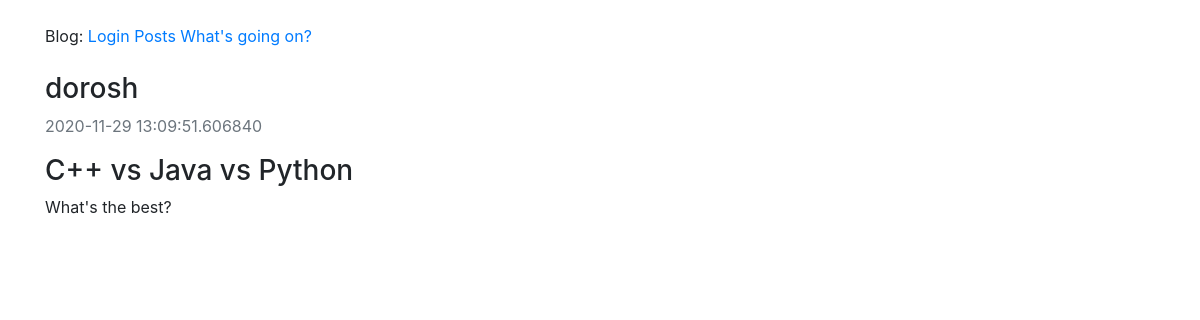
Screenshot of /posts/6/ with the database file from the repository.
### app/models.py (models this page shows, shortened)
class User(UserMixin, db.Model):
    id = db.Column(db.Integer, primary_key=True)
    username = db.Column(db.String(64), index=True, unique=True)
    email = db.Column(db.String(120), index=True, unique=True)
    image_file = db.Column(db.String(20), nullable=False, default = 'default.jpg')
    about_me = db.Column(db.String(200), nullable=True)
    last_seen = db.Column(db.DateTime, default=datetime.utcnow)
    password_hash = db.Column(db.String(128))
    admin = db.Column(db.Boolean, default=False)
    posts = db.relationship('Post', backref='author', lazy='dynamic')

class Post(db.Model):
    id = db.Column(db.Integer, primary_key=True)
    title = db.Column(db.String(100), nullable=False)
    body = db.Column(db.String(140), nullable=False)
    timestamp = db.Column(db.DateTime, index=True, default=datetime.utcnow, nullable=False)
    user_id = db.Column(db.Integer, db.ForeignKey('user.id'))

### app/blueprints/posts/views.py (the view)
@pb.route('/posts/<int:post_id>/', methods=['GET'])
def get_post(post_id):
    post = Post.query.get(post_id)
    return render_template('posts/post.html', post=post)

### app/blueprints/posts/templates/posts/post.html (shortened to what this page needs)
{% extends "base.html" %}
{% block content %}
<br>
<div class="content-section">
    <div class="media">
        <div class="media-body">
            <h3 class="account-heading">{{ post.author.username }}</h3>
            <p class="text-secondary">{{ post.timestamp }}</p>
        </div>
    </div>
</div>
<p class="h3">{{ post.title }}</p>
<p>{{ post.body }}</p>
{% endblock %}

### rows the page displays
User: author.username "dorosh"
Post: timestamp "2020-11-29 13:09:51.606840", title "C++ vs Java vs Python", body "What's the best?"
